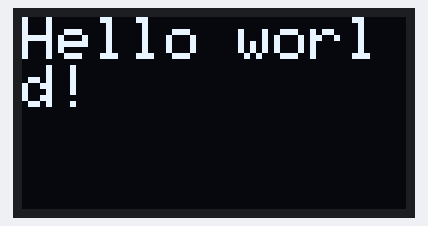
The sketch below on a simulated Arduino Uno, built with avr-gcc and run on an emulated ATmega328P. On the bench: 128×64 one-colour display. What the sketch prints to the serial monitor is not drawn.

Above: at 0.1 s.

The sketch:

BatteryMonitor.ino
```cpp
#include <Adafruit_SSD1306.h>

Adafruit_SSD1306 *display;
#define OLED_RESET -1

void setup()
{
  Serial.begin(115200);
  while(!Serial);
  Serial.println(" ");
  Serial.println("Starting up...");

  display = new Adafruit_SSD1306(OLED_RESET);
  display->begin(SSD1306_SWITCHCAPVCC, SSD1306_I2C_ADDRESS);
}

void loop()
{
  Serial.println("Running");
  display->ssd1306_command(SSD1306_DISPLAYON);
  display->clearDisplay();
  display->setTextSize(2);
  display->setTextColor(WHITE);
  display->setCursor(0,0);
  display->println("Hello world!");
  display->display();
  delay(30 * 1000);
}
```
